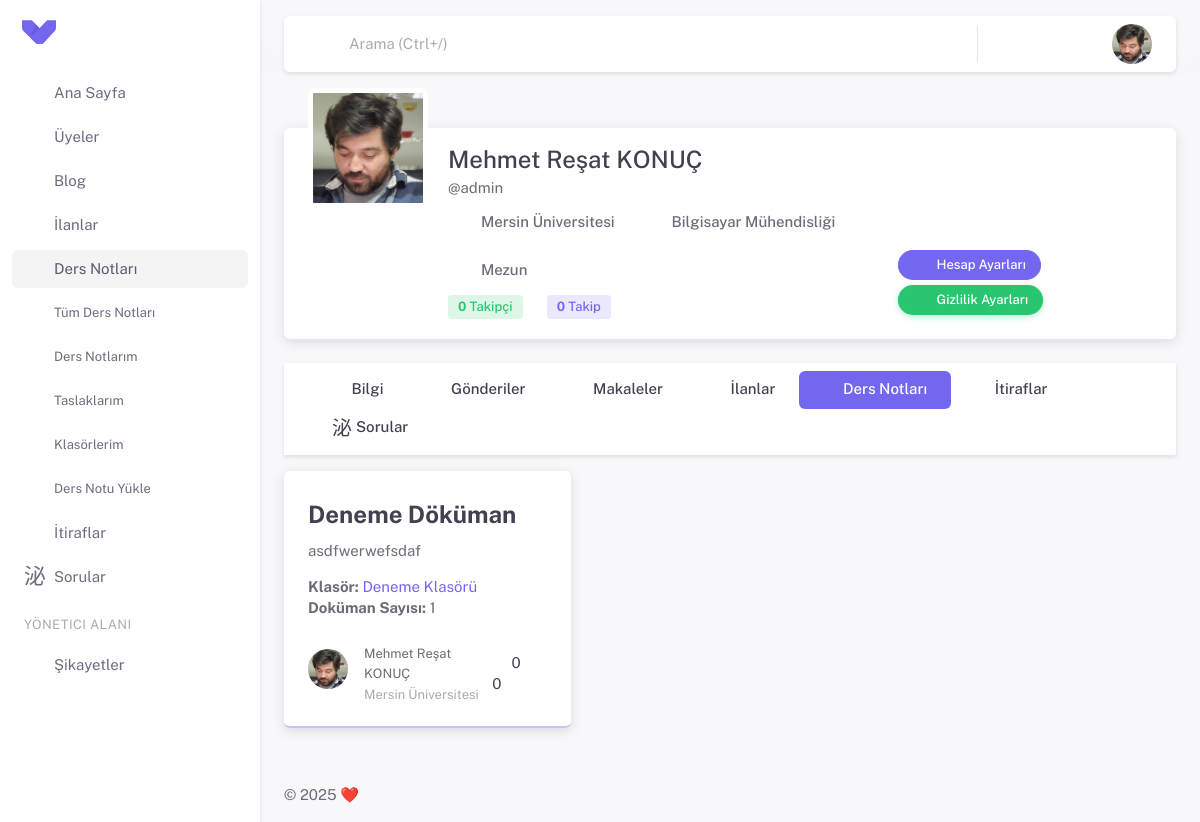
Before: /profile/admin/documents/ (signed in) with the older database file.
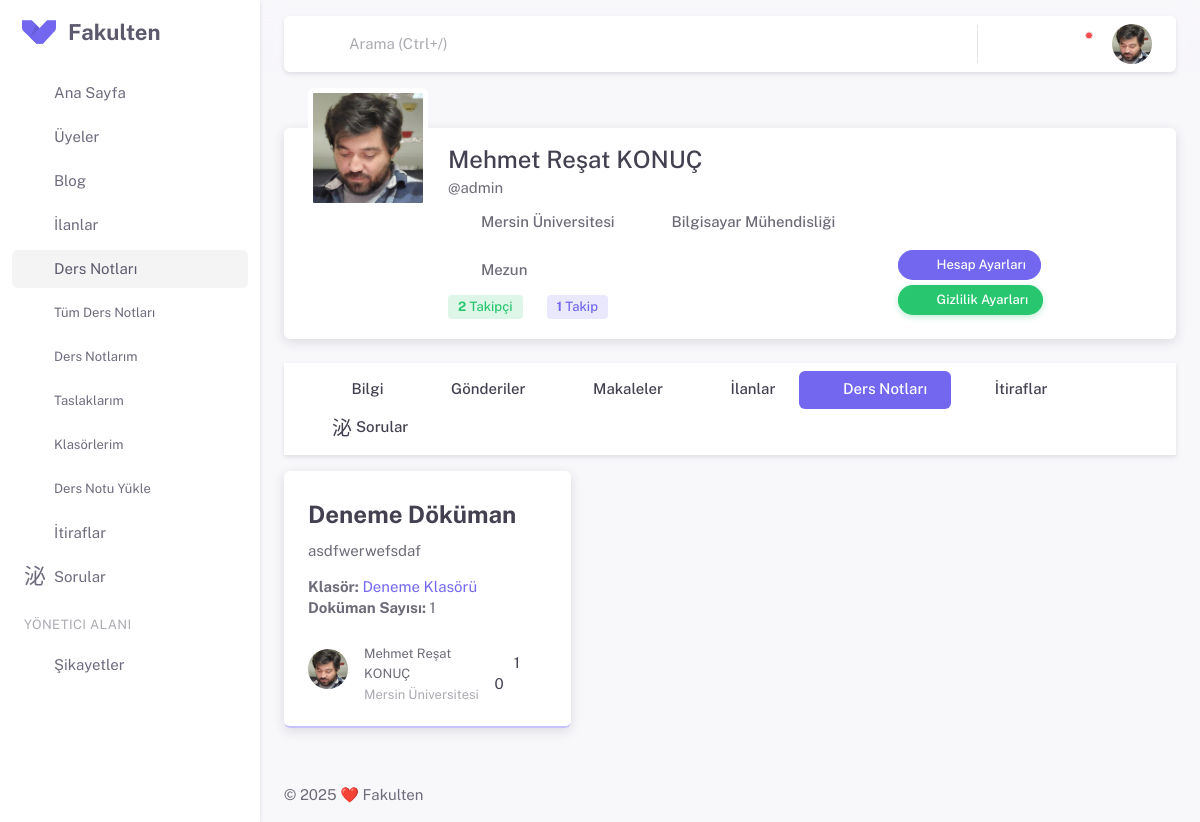
After: the same page with the newer database file.
### apps/documents/models.py (models this page shows, shortened)
class DocumentsModel(models.Model):
    user = models.ForeignKey(settings.AUTH_USER_MODEL,
                            on_delete=models.CASCADE, related_name='documents')
    folder = models.ForeignKey(DocumentsFolderModel,
                            on_delete=models.CASCADE)
    title = models.CharField(max_length=255)
    content = models.TextField()
    documents = GenericRelation(DocumentsUploadModel)
    create_at = models.DateTimeField(auto_now_add=True)
    slug = models.SlugField(unique=True, max_length=160, blank=True, editable=False)
    is_published = models.BooleanField(default=False)
    comments = GenericRelation(Comment)
    likes = GenericRelation(Likes)
    class Meta:
        verbose_name = "Doküman"
        verbose_name_plural = "Dokümanlar"

class DocumentsFolderModel(models.Model):
    user = models.ForeignKey(settings.AUTH_USER_MODEL, on_delete=models.CASCADE, related_name='documents_folders')
    name = models.CharField(max_length=155)

### apps/profiles/models.py (models this page shows, shortened)
class EducationalInformationModel(models.Model):
    user = models.OneToOneField(settings.AUTH_USER_MODEL,
                             on_delete=models.CASCADE, related_name='educational_information', db_index=True)
    country = models.ForeignKey(inputs.CountriesModel,
                             on_delete=models.CASCADE, db_index=True)
    university = models.ForeignKey(inputs.UniversitiesModel,
                             on_delete=models.CASCADE, db_index=True)
    department = models.ForeignKey(inputs.DepartmentsModel,
                             on_delete=models.CASCADE, db_index=True)
    status = models.ForeignKey(inputs.StatusModel,
                             on_delete=models.CASCADE, db_index=True)

class ProfilePictureModel(models.Model):
    user = models.OneToOneField(settings.AUTH_USER_MODEL, on_delete=models.CASCADE, related_name='profile_photo')
    profile_photo = models.ImageField(
        upload_to='profile_photos', blank=True, null=True)

### apps/inputs/models.py (models this page shows)
class UniversitiesModel(models.Model):
    countries = models.ForeignKey(CountriesModel, on_delete=models.CASCADE)
    universities = models.CharField(max_length=255)
    def __str__(self):
        return self.universities

class DepartmentsModel(models.Model):
    universities = models.ManyToManyField(UniversitiesModel)
    departments = models.CharField(max_length=255)
    def __str__(self):
        return self.departments

class StatusModel(models.Model):
    status = models.CharField(max_length=55)
    def __str__(self):
        return self.status

### apps/settings/models.py (models this page shows, shortened)
class SiteSettingsModel(models.Model):
    site_name = models.CharField(max_length=50, verbose_name="Site Adı")
    site_description = models.TextField(verbose_name="Site Açıklaması")
    class Meta:
        verbose_name = "Site Ayarı"
        verbose_name_plural = "Site Ayarları"

### apps/profiles/views.py (the view)
# urls.py: path('<str:username>/documents/', views.DocumentsProfileView.as_view(), name='documents_profile'),
class DocumentsProfileView(LoginRequiredMixin, View):
    template = 'profiles/documents.html'
    paginate_by = 12
    context = {
        'siteTitle' : 'Profil',
    }
    def get(self, request, username):
        users = get_user_model()  # Varsayılan kullanıcı modelini al
        profile = get_object_or_404(
            users.objects.select_related(
                'educational_information',
                'privacy',
                'profile_photo'
            ).prefetch_related(
                'followers',
                'following',
                'follow_requests_received',
                'documents',
            ),
            username=username
        )
        documents = profile.documents.filter(is_published = True).order_by('-create_at').prefetch_related('likes', 'comments')
        paginator = Paginator(documents, self.paginate_by)
        page_number = request.GET.get('page')
        page_obj = paginator.get_page(page_number)
        followers = profile.followers.filter(follower=request.user)
        self.context.update({
            'siteTitle': f'{profile.first_name} {profile.last_name} - Dokümanları',
            'profile': profile,
            'data':page_obj,
            'followers':followers
        })
        return render(request, self.template, self.context)

### apps/comments/models.py (called while the page is built)
    def get_notifications_comment_context(self):
        context = {
        'message' : 'yorumunuza yorum yaptı.',
        'content_title' : self.text,
        'content_url' : reverse('comment_detail', kwargs={'comment_id': self.id}),
        }
        return context

    def get_notifications_like_context(self):
        context = {
        'message' : 'yorumunuzu beğendi.',
        'content_title' : self.text,
        'content_url' : reverse('comment_detail', kwargs={'comment_id': self.id}),
        }
        return context

### apps/profiles/templates/profiles/documents.html (shortened to what this page needs)
{% extends 'profiles/partials/base.html' %}
{% load static %}
{% block profile_css %}
<link rel="stylesheet" href="{% static 'assets/vendor/css/pages/page-profile.css' %}" />
<link rel="stylesheet" href="{% static 'assets/vendor/libs/bootstrap-select/bootstrap-select.css' %}" />
<link rel="stylesheet" href="{% static 'assets/vendor/libs/spinkit/spinkit.css' %}" />
<link rel="stylesheet" href="{% static 'assets/css/pages/blogs/index.css' %}" />
{% endblock profile_css%}
{% block profile_content %}
<div class="row infinite-container row-cols-1 row-cols-md-2 row-cols-lg-3 g-4">
    {% for item in data %}
   <div class="col infinite-item">
    <div class="card mb-4 card-border-shadow-primary">
        <div class="card-body">
            <h5 class="card-title">
                <a href="{% url 'document_details' slug=item.slug %}">
                    <h4 class="card-title fw-bold">{{item.title}}</h4>
                </a>
            </h5>
            <p class="card-text">{{ item.content|safe|truncatewords:30 }}</p>
            <p class="card-text">
                <strong>Klasör:</strong>
                <a href="">
                    {{ item.folder.name }}
                </a>
                <br>
                <strong>Doküman Sayısı:</strong> {{ item.documents.count }}
            </p>
        </div>
        <div class="card-footer">
           <div class="d-flex justify-content-between align-items-center">
              <div class="d-flex align-items-center text-muted">
               <div class="avatar avatar-md me-2 flex-shrink-0">
                    {% if profile.profile_photo.profile_photo %}
                       <img src="{{ profile.profile_photo.profile_photo.url }}"
                            alt="Yazar Profil Fotoğrafı"
                            class="rounded-circle me-2"
                            style="width: 40px; height: 40px;">
                    {% else %}
                    <span class="avatar-initial rounded-circle bg-label-primary">{{ profile.first_name|first }}{{ profile.last_name|first }}</span>
                    {% endif %}
               </div>
                    <div>
                       <a href="{% url 'profile' profile.username %}">
                          <small class="text-body">{{ profile.first_name }} {{ profile.last_name }}</small>
                       </a>
                       <div>
                          <small>{{ profile.educational_information.university }}</small>
                       </div>
                    </div>
              </div>
              <div>
               <span class="me-3"><i class="ti ti-heart-filled text-primary"></i> {{ item.likes.count }}</span>
               <span> {{ item.comments.count }}</span>
              </div>
           </div>
       </div>
    </div>
</div>
    {% endfor %}
  </div>
{% endblock %}

### apps/profiles/templates/profiles/partials/base.html (shortened to what the changed rows need)
{% extends 'partials/base.html' %}
{% load static %}
{% block extra_css %}
<link rel="stylesheet" href="{% static 'assets/vendor/css/pages/page-profile.css' %}" />
<link rel="stylesheet" href="{% static 'assets/fancybox/jquery.fancybox.min.css' %}">
{% block profile_css %}
{% endblock %}
{% endblock %}
{% block content %}
<div class="row mt-8">
   <div class="col-12">
      <div class="card mb-6">
         <div class="user-profile-header d-flex flex-column flex-lg-row text-sm-start text-center mb-5">
            <div class="flex-grow-1 mt-3 mt-lg-5">
               <div
                  class="d-flex align-items-md-end justify-content-md-between  mx-5 flex-md-row flex-column gap-4">
                  <div class="user-profile-info">
                     <h4 class="mb-0 mt-lg-6">{{profile.first_name}} {{profile.last_name}} {% if profile.privacy.is_private %}<i class="ti ti-lock"></i>{%endif%}</h4>
                     <span data-bs-toggle="tooltip" data-bs-placement="top" title="Kullanıcı Adı">@{{profile.username}}</span>
                     <ul
                        class="list-inline mb-0 d-flex align-items-center flex-wrap justify-content-sm-start justify-content-center gap-4 my-2">
                        <li class="list-inline-item d-flex gap-2 align-items-center">
                           <i class="ti ti-building-bank ti-lg"></i><span class="fw-medium">{{profile.educational_information.university}}</span>
                        </li>
                        <li class="list-inline-item d-flex gap-2 align-items-center">
                           <i class="ti ti-address-book ti-lg"></i><span class="fw-medium">{{profile.educational_information.department}}</span>
                        </li>
                        <li class="list-inline-item d-flex gap-2 align-items-center">
                           <i class="ti ti-school ti-lg"></i><span class="fw-medium">{{profile.educational_information.status}}</span>
                        </li>
                     </ul>
                     <ul class="list-inline mb-0 d-flex align-items-center flex-wrap justify-content-sm-start justify-content-center gap-4 my-2">
                        <li class="list-inline-item d-flex gap-2 align-items-center">
                           {% if user == profile %}
                           <a href="{% url 'followers_profile' %}">
                           <span class="badge bg-label-success" id="follower-count"><strong>{{profile.followers.count}}</strong> Takipçi</span>
                           </a>
                           {%else%}
                           <span class="badge bg-label-success" id="follower-count"><strong>{{profile.followers.count}}</strong> Takipçi</span>
                           {%endif%}
                        </li>
                        <li class="list-inline-item d-flex gap-2 align-items-center">
                           {% if user == profile %}
                           <a href="{% url 'following_profile' %}">
                           <span class="badge bg-label-primary"><strong>{{profile.following.count}}</strong> Takip</span>
                           </a>
                           {%else%}
                           <span class="badge bg-label-primary"><strong>{{profile.following.count}}</strong> Takip</span>
                           {%endif%}
                        </li>
                     </ul>
                  </div>
               </div>
            </div>
         </div>
      </div>
   </div>
</div>
{%if profile.privacy.is_private and profile != user and not followers  %}
<div class="alert alert-solid-danger d-flex align-items-center" role="alert">
   <span class="alert-icon rounded">
   <i class="ti ti-lock"></i>
   </span>
   Gizli Hesap Sadece Takipçileri Görüntüleyebilir.
</div>
{%else %}
{% block profile_content %}
{% endblock %}
{%endif%}
{% endblock %}

### templates/partials/sidebar.html (shortened to what the changed rows need)
<aside id="layout-menu" class="layout-menu menu-vertical menu bg-menu-theme">
    <div class="app-brand demo">
      <a href="{% url 'home' %}" class="app-brand-link">
        <span class="app-brand-logo demo">
        </span>
        <span class="app-brand-text demo menu-text fw-bold">{{site_settings.site_name}}</span>
      </a>
    </div>
  </aside>

### templates/partials/footer.html (shortened to what this page needs)
<footer class="content-footer footer bg-footer-theme">
  <div class="container-xxl">
    <div
      class="footer-container d-flex align-items-center justify-content-between py-4 flex-md-row flex-column">
      <div class="text-body">
        ©
        ❤️ <a href="#" target="_blank" class="footer-link">{{site_settings.site_name}}</a>
      </div>
    </div>
  </div>
</footer>

Changed rows visible on the page:
added SiteSettingsModel: site_name "Fakulten"
computed for DocumentsModel "Deneme Döküman": likes.count "0" → "1"
Other visible differences:
{{ profile.followers.count }}: "0" → "2"
{{ profile.following.count }}: "0" → "1"
